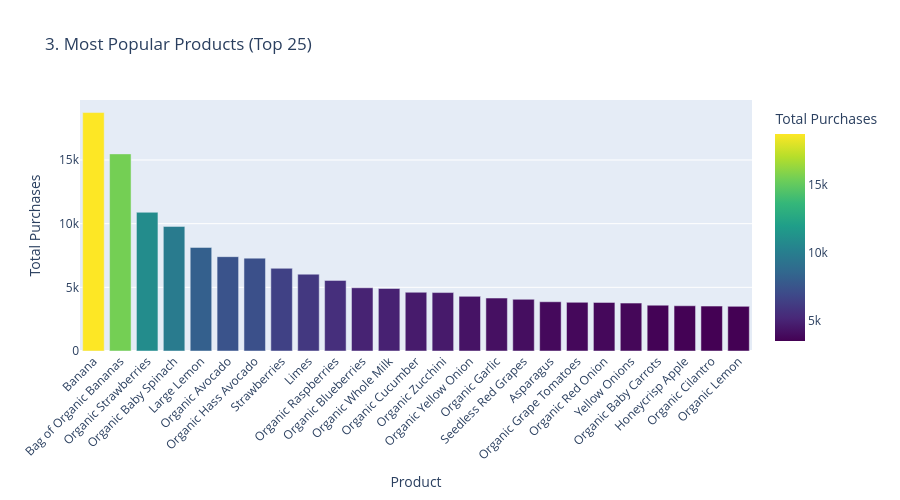

The notebook cell this image was saved under:
### Code cell
print("3. Generating Top Products...")
fig3 = plot_top_products(df)
fig3.show()

### Figure 1 — Plotly figure (JSON) as saved in the notebook; plotly's stock layout.template omitted (floating-point values rounded to 4 significant figures)
{"data": [{"hovertemplate": "Product=%{x}<br>Total Purchases=%{marker.color}<extra></extra>", "legendgroup": "", "marker": {"color": [18726, 15480, 10894, 9784, 8135, 7409, 7293, 6494, 6033, 5546, 4966, 4908, 4613, 4589, 4290, 4158, 4059, 3868, 3823, 3818, 3762, 3597, 3551, 3526, 3505], "coloraxis": "coloraxis", "pattern": {"shape": ""}}, "name": "", "orientation": "v", "showlegend": false, "textposition": "auto", "type": "bar", "x": ["Banana", "Bag of Organic Bananas", "Organic Strawberries", "Organic Baby Spinach", "Large Lemon", "Organic Avocado", "Organic Hass Avocado", "Strawberries", "Limes", "Organic Raspberries", "Organic Blueberries", "Organic Whole Milk", "Organic Cucumber", "Organic Zucchini", "Organic Yellow Onion", "Organic Garlic", "Seedless Red Grapes", "Asparagus", "Organic Grape Tomatoes", "Organic Red Onion", "Yellow Onions", "Organic Baby Carrots", "Honeycrisp Apple", "Organic Cilantro", "Organic Lemon"], "xaxis": "x", "y": [18726, 15480, 10894, 9784, 8135, 7409, 7293, 6494, 6033, 5546, 4966, 4908, 4613, 4589, 4290, 4158, 4059, 3868, 3823, 3818, 3762, 3597, 3551, 3526, 3505], "yaxis": "y"}], "layout": {"barmode": "relative", "coloraxis": {"colorbar": {"title": {"text": "Total Purchases"}}, "colorscale": [[0, "#440154"], [0.1111, "#482878"], [0.2222, "#3e4989"], [0.3333, "#31688e"], [0.4444, "#26828e"], [0.5556, "#1f9e89"], [0.6667, "#35b779"], [0.7778, "#6ece58"], [0.8889, "#b5de2b"], [1, "#fde725"]]}, "height": 500, "legend": {"tracegroupgap": 0}, "title": {"text": "3. Most Popular Products (Top 25)"}, "xaxis": {"anchor": "y", "domain": [0, 1], "tickangle": -45, "title": {"text": "Product"}}, "yaxis": {"anchor": "x", "domain": [0, 1], "title": {"text": "Total Purchases"}}}}
